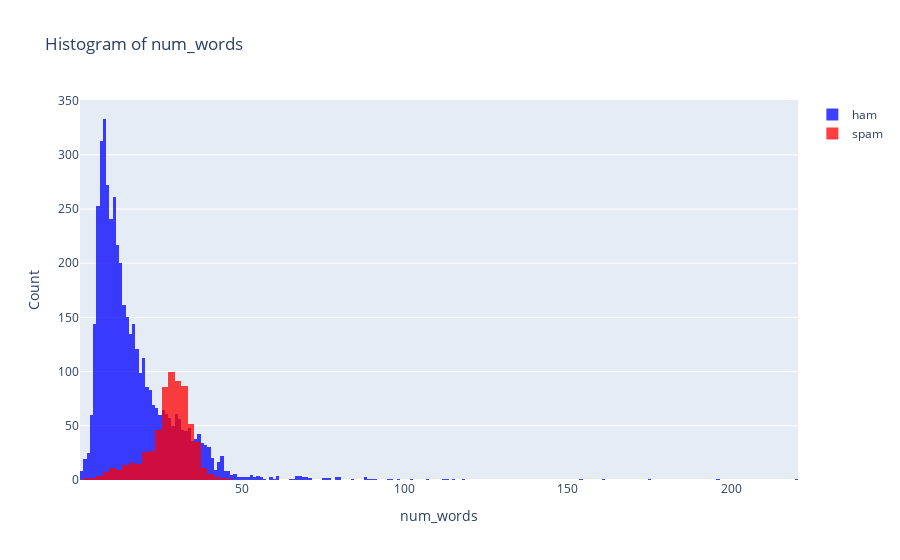

The notebook cell this image was saved under:
### Code cell
# Create traces
trace0 = go.Histogram(
    x=df[df['target'] == 0]['num_words'],
    opacity=0.75,
    name='ham',
    marker=dict(color='blue')
)
trace1 = go.Histogram(
    x=df[df['target'] == 1]['num_words'],
    opacity=0.75,
    name='spam',
    marker=dict(color='red')
)
data = [trace0, trace1]
layout = go.Layout(barmode='overlay', title_text='Histogram of num_words', xaxis=dict(title='num_words'), yaxis=dict( title='Count'),)
fig = go.Figure(data=data, layout=layout)
fig.show()

### Figure 1 — Plotly figure (JSON) as saved in the notebook; plotly's stock layout.template omitted (floating-point values rounded to 4 significant figures; data arrays with more than 128 entries replaced by an {"elided": "..."} marker saying what was removed)
{"data": [{"marker": {"color": "blue"}, "name": "ham", "opacity": 0.75, "type": "histogram", "x": {"elided": "4516 int values"}}, {"marker": {"color": "red"}, "name": "spam", "opacity": 0.75, "type": "histogram", "x": {"elided": "653 int values"}}], "layout": {"autosize": true, "barmode": "overlay", "title": {"text": "Histogram of num_words"}, "xaxis": {"autorange": true, "range": [0.5, 220.5], "title": {"text": "num_words"}, "type": "linear"}, "yaxis": {"autorange": true, "range": [0, 350.5], "title": {"text": "Count"}}}}
